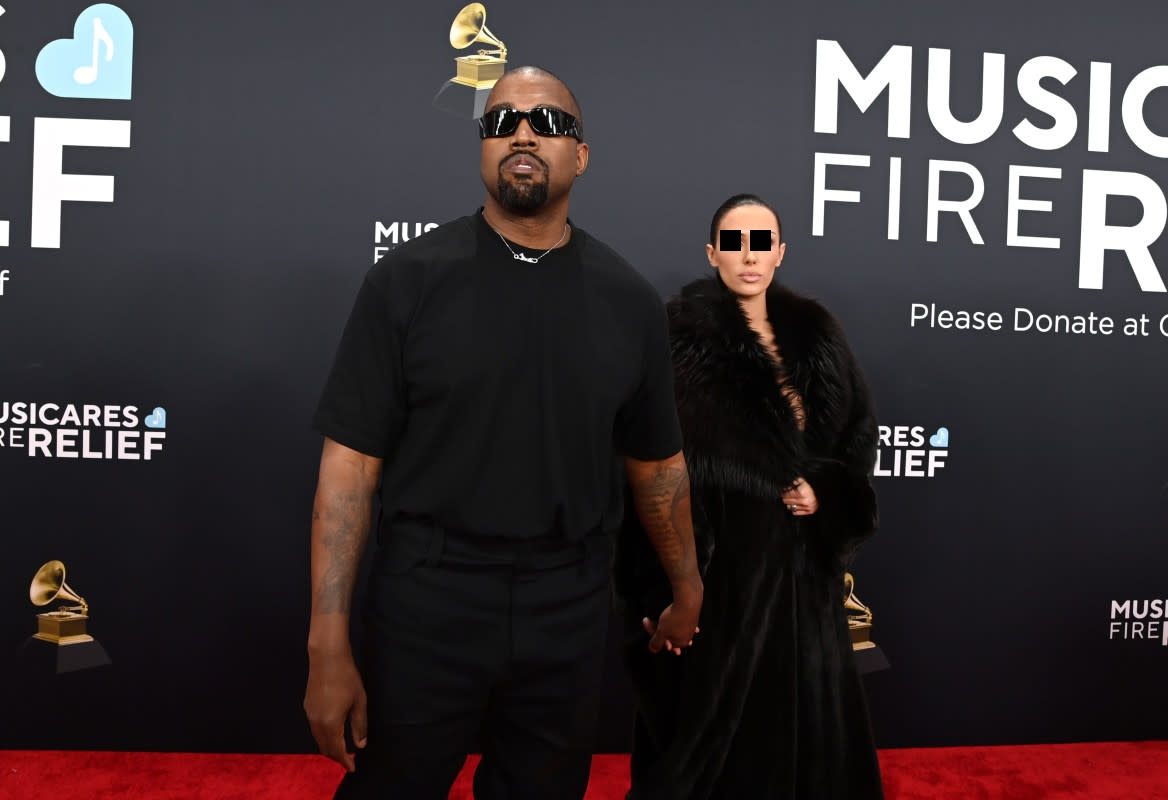
#> input picture oczy_ukryte.jpg, 1168 x 800 px, given in place of img.jpg, which was not available
$ python 4.py
#> lines starting #> are read from the running program, lines starting #| are printed output that depends on the picture; pictures that were not available may be replaced by others from this repository, and a replacement may not be noted
import numpy as np
import cv2
import imutils
# 1.
image = cv2.imread("img.jpg")
#> image is the input picture: shape (800, 1168, 3); mean B, G, R 52.4, 50, 58.1
cv2.imshow("Orginal", image)
cv2.waitKey(0)
M = np.float32([[1, 0, 30], [0, 1, 40]])
shifted = cv2.warpAffine(image, M, (image.shape[1], image.shape[0]))
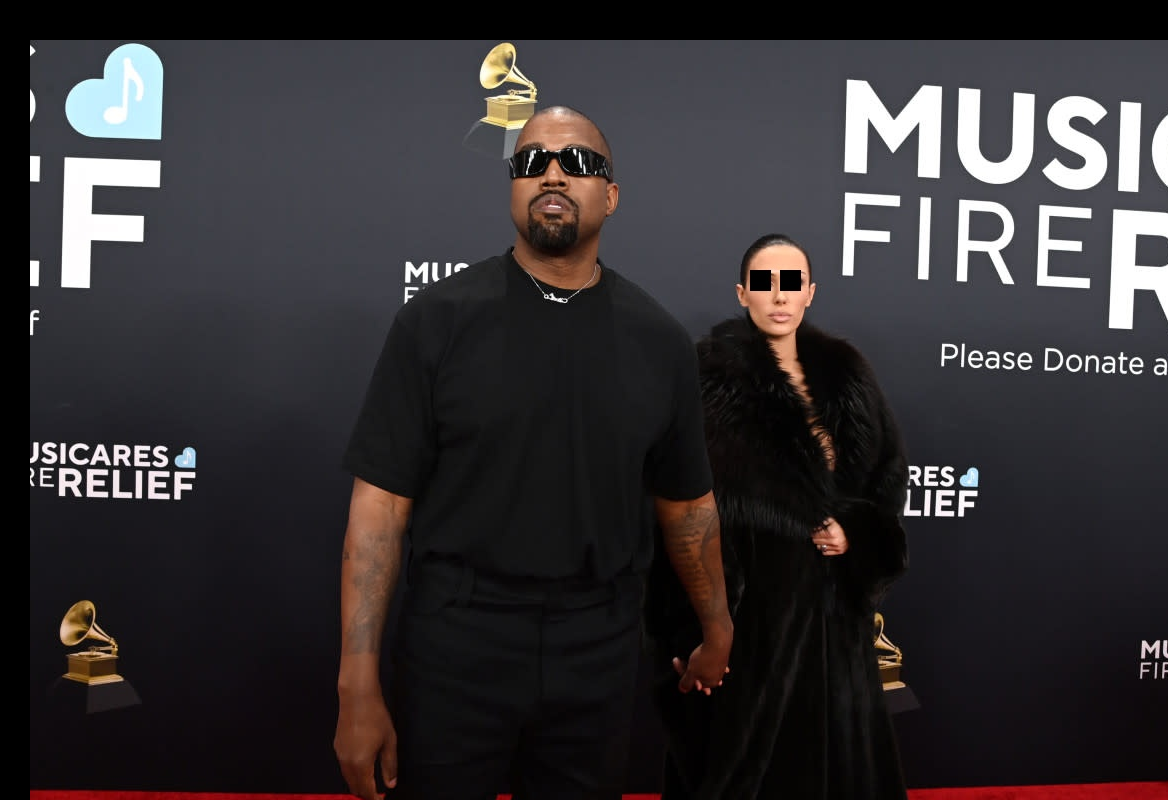
#> shifted: shape (800, 1168, 3); mean B, G, R 49.7, 47.6, 51.4
cv2.imshow("Shifted", shifted)
cv2.waitKey(0)
# 2
image = cv2.imread("img.jpg")
M = np.float32([[1, 0, -20], [0, 1, -50]])
shifted = cv2.warpAffine(image, M, (image.shape[1], image.shape[0]))
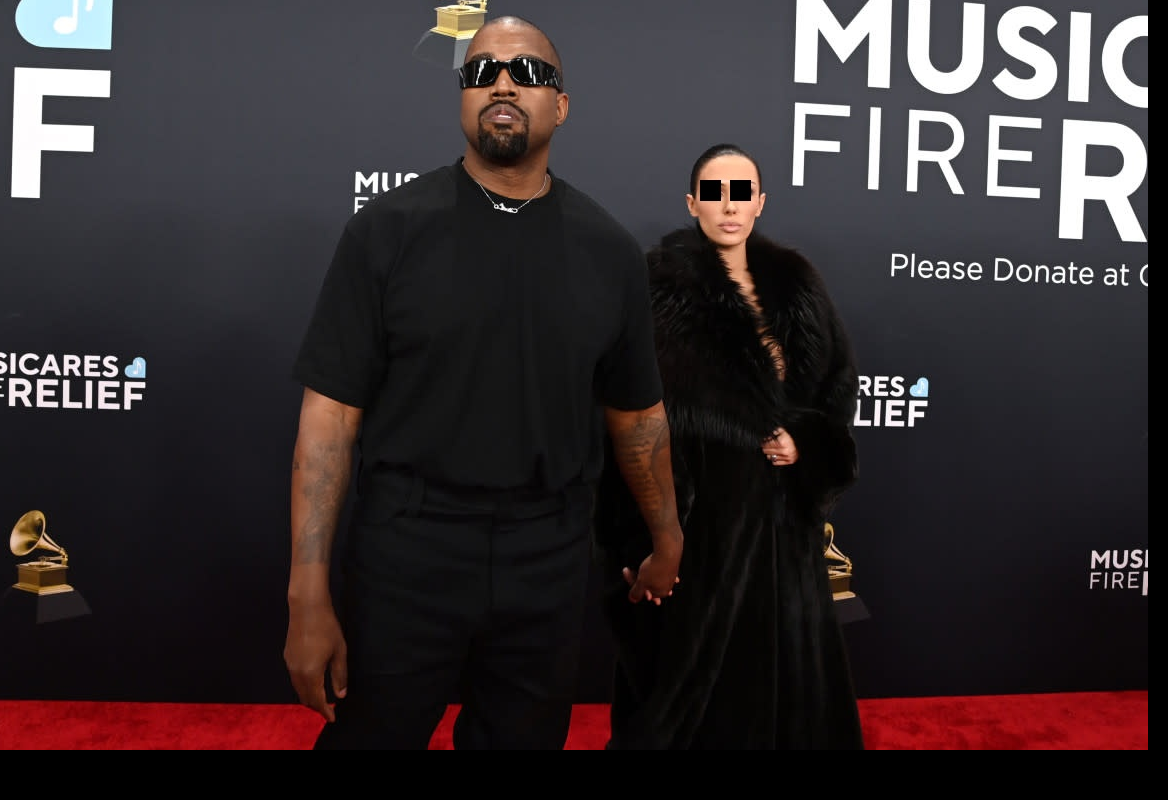
#> shifted: shape (800, 1168, 3); mean B, G, R 46.1, 44.2, 52.3
cv2.imshow("Shifted", shifted)
cv2.waitKey(0)
# 3
image = cv2.imread("img.jpg")
M = np.float32([[1, 0, 330], [0, 1, 330]])
shifted = cv2.warpAffine(image, M, (image.shape[1], image.shape[0]))
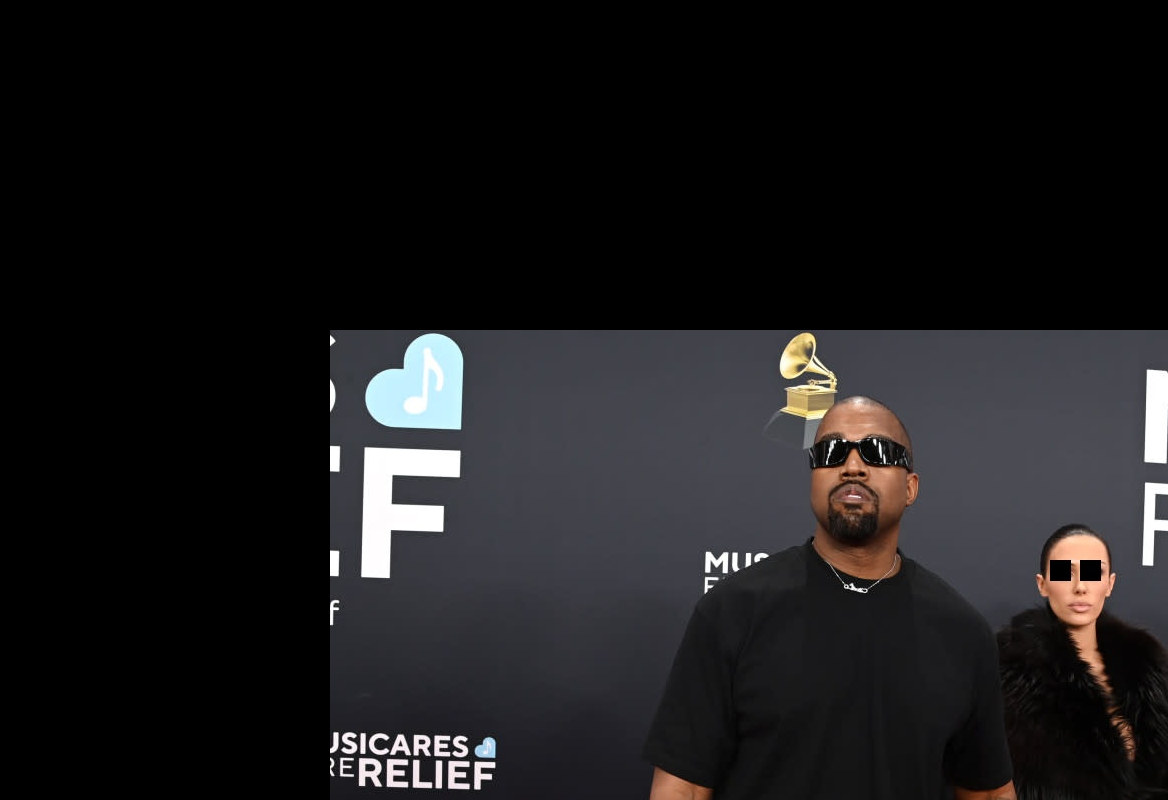
#> shifted: shape (800, 1168, 3); mean B, G, R 27.9, 26.7, 27.6
cv2.imshow("Experimental", shifted)
cv2.waitKey(0)
# 4
image = cv2.imread("img.jpg")
shifted = imutils.translate(image, 100, 50)
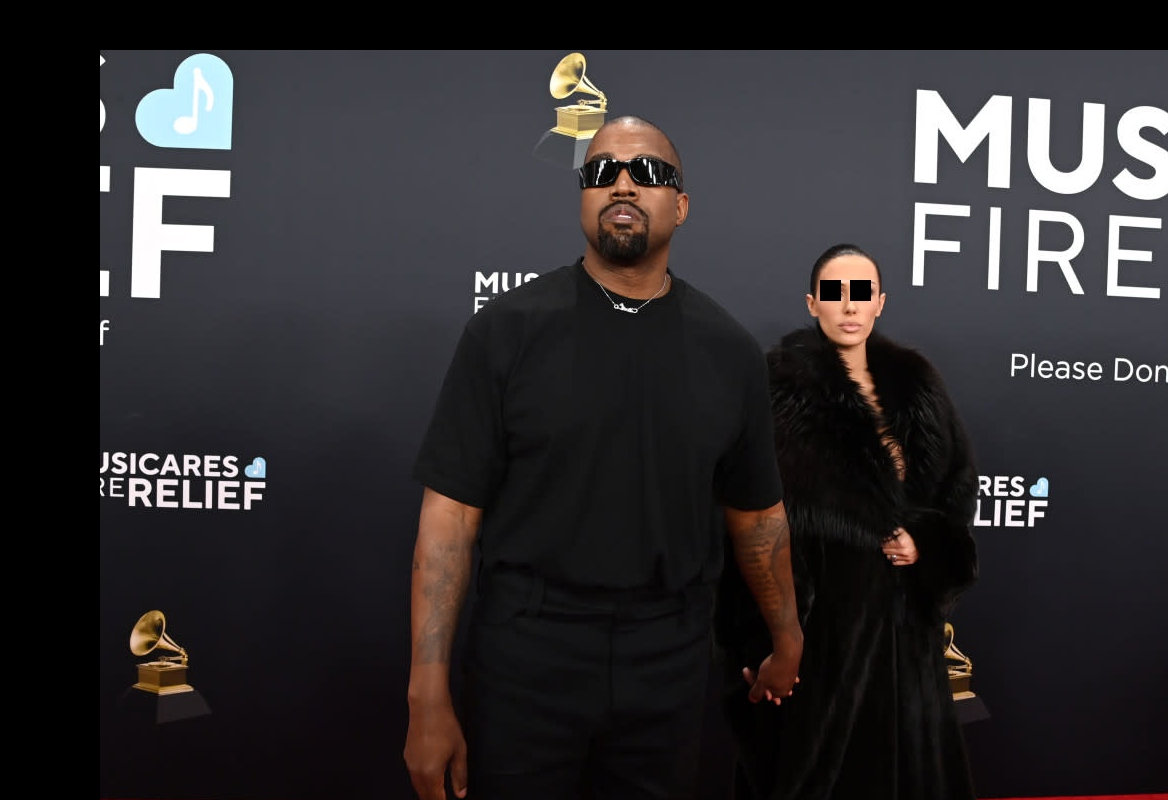
#> shifted: shape (800, 1168, 3); mean B, G, R 45.2, 43.3, 46.2
cv2.imshow("Imutils", shifted)
cv2.waitKey(0)
# 5
cv2.destroyAllWindows()
image = cv2.imread("img.jpg")
print("Podaj przesuniecie Prawo lewo:")
tx = input()
print("Podaj przesuniecie góra dół:")
ty = input()
#> (the run stopped early here; a loop or call above may not have finished)
